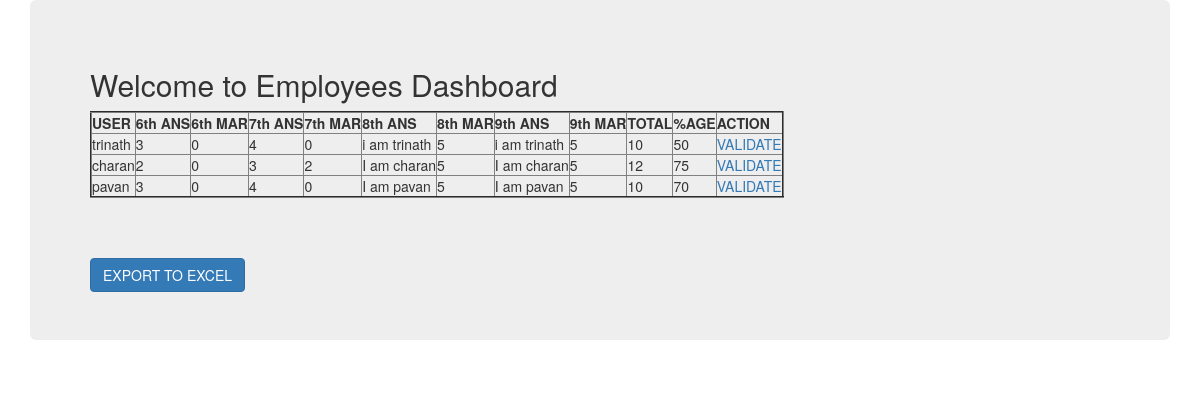
/dashboard/, run on the app's committed database.
### examapp2/models.py (models this page shows)
class TotalScore(models.Model):
    username=models.CharField(max_length=50,default="sumanth")
    sixthquestionanswer=models.IntegerField(default=0)
    sixthquestionmarks=models.IntegerField(default=0)
    seventhquestionanswer=models.IntegerField(default=0)
    seventhquestionmarks=models.IntegerField(default=0)
    eigthquestionanswer=models.CharField(max_length=300,default="n/a")
    eigthquestionmarks=models.IntegerField(default=0)
    ninthquestionanswer=models.CharField(max_length=300,default="n/a")
    ninthquestionmarks=models.IntegerField(default=0)
    totalmarks=models.IntegerField(default=0)
    percentage=models.IntegerField(default=0)

### examapp2/views.py (the view)
# urls.py: path('dashboard/', views.Dashboard),
def Dashboard(request):
    employees = TotalScore.objects.all()
    return render(request, 'examapp2/DISPLAY.html', {'employees':employees})

### examapp2/templates/examapp2/DISPLAY.html (shortened to what this page needs)
<!DOCTYPE html>
<html lang="en" dir="ltr">
  <head>
    <link rel="stylesheet" href="https://maxcdn.bootstrapcdn.com/bootstrap/3.3.7/css/bootstrap.min.css">
  </head>
  <body>
<div class="container">
  <div class="jumbotron">
    <h2>Welcome to Employees Dashboard</h2>
    <table border =2 class="rambo">
      <thead>
        <th>USER</th>
        <th>6th ANS</th>
        <th>6th MAR</th>
        <th>7th ANS</th>
        <th>7th MAR</th>
        <th>8th ANS</th>
        <th>8th MAR</th>
        <th>9th ANS</th>
        <th>9th MAR</th>
        <th>TOTAL</th>
        <th>%AGE</th>
        <th>ACTION</th>
      </thead>
      {% for emp in employees %}
      <tr>
        <td>{{emp.username}}</td>
        <td>{{emp.sixthquestionanswer}}</td>
        <td>{{emp.sixthquestionmarks}}</td>
        <td>{{emp.seventhquestionanswer}}</td>
        <td>{{emp.seventhquestionmarks}}</td>
        <td>{{emp.eigthquestionanswer}}</td>
        <td>{{emp.eigthquestionmarks}}</td>
        <td>{{emp.ninthquestionanswer}}</td>
        <td>{{emp.ninthquestionmarks}}</td>
        <td>{{emp.totalmarks}}</td>
        <td>{{emp.percentage}}</td>
        <td><a href="/validate/{{emp.id}}/">VALIDATE</a></td>
      </tr>
      {%endfor%}
    </table>
    <br>
    <br>
    <br>
    <form method="post">
      <a href="/export" class = "btn btn-primary">EXPORT TO EXCEL</a>
    </form>
  </div>
</div>
</body>
</html>

### data on the page
TotalScore: username "trinath", sixthquestionanswer "3", sixthquestionmarks "0", seventhquestionanswer "4", seventhquestionmarks "0", eigthquestionanswer "i am trinath", eigthquestionmarks "5", ninthquestionanswer "i am trinath", ninthquestionmarks "5", totalmarks "10", percentage "50"
TotalScore: username "charan", sixthquestionanswer "2", sixthquestionmarks "0", seventhquestionanswer "3", seventhquestionmarks "2", eigthquestionanswer "I am charan", eigthquestionmarks "5", ninthquestionanswer "I am charan", ninthquestionmarks "5", totalmarks "12", percentage "75"
TotalScore: username "pavan", sixthquestionanswer "3", sixthquestionmarks "0", seventhquestionanswer "4", seventhquestionmarks "0", eigthquestionanswer "I am pavan", eigthquestionmarks "5", ninthquestionanswer "I am pavan", ninthquestionmarks "5", totalmarks "10", percentage "70"
